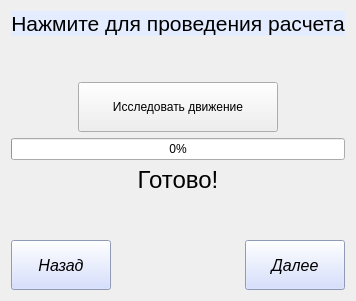
      <widget class="QWidget" name="ResearchPage">
       <layout class="QVBoxLayout" name="verticalLayout_20">
        <item>
         <widget class="QLabel" name="label_3">
          <property name="sizePolicy">
           <sizepolicy hsizetype="Preferred" vsizetype="Preferred">
            <horstretch>0</horstretch>
            <verstretch>0</verstretch>
           </sizepolicy>
          </property>
          <property name="font">
           <font>
            <pointsize>16</pointsize>
            <italic>false</italic>
           </font>
          </property>
          <property name="styleSheet">
           <string notr="true">background-color: rgb(228, 237, 255);
</string>
          </property>
          <property name="text">
           <string>Нажмите для проведения расчета</string>
          </property>
          <property name="alignment">
           <set>Qt::AlignCenter</set>
          </property>
         </widget>
        </item>
        <item>
         <spacer name="verticalSpacer_6">
          <property name="orientation">
           <enum>Qt::Vertical</enum>
          </property>
          <property name="sizeHint" stdset="0">
           <size>
            <width>20</width>
            <height>40</height>
           </size>
          </property>
         </spacer>
        </item>
        <item alignment="Qt::AlignHCenter|Qt::AlignVCenter">
         <widget class="QPushButton" name="startResearchButton">
          <property name="minimumSize">
           <size>
            <width>200</width>
            <height>50</height>
           </size>
          </property>
          <property name="maximumSize">
           <size>
            <width>200</width>
            <height>50</height>
           </size>
          </property>
          <property name="text">
           <string>Исследовать движение</string>
          </property>
         </widget>
        </item>
        <item>
         <widget class="QProgressBar" name="progressBar">
          <property name="value">
           <number>0</number>
          </property>
          <property name="invertedAppearance">
           <bool>false</bool>
          </property>
         </widget>
        </item>
        <item>
         <widget class="QLabel" name="readyLabel">
          <property name="font">
           <font>
            <pointsize>18</pointsize>
            <italic>false</italic>
           </font>
          </property>
          <property name="text">
           <string>Готово!</string>
          </property>
          <property name="alignment">
           <set>Qt::AlignCenter</set>
          </property>
         </widget>
        </item>
        <item>
         <spacer name="verticalSpacer_7">
          <property name="orientation">
           <enum>Qt::Vertical</enum>
          </property>
          <property name="sizeHint" stdset="0">
           <size>
            <width>20</width>
            <height>40</height>
           </size>
          </property>
         </spacer>
        </item>
        <item>
         <layout class="QHBoxLayout" name="horizontalLayout_4">
          <item>
           <widget class="QPushButton" name="back_button_4">
            <property name="minimumSize">
             <size>
              <width>100</width>
              <height>50</height>
             </size>
            </property>
            <property name="maximumSize">
             <size>
              <width>100</width>
              <height>50</height>
             </size>
            </property>
            <property name="font">
             <font>
              <family>Ubuntu</family>
              <pointsize>12</pointsize>
              <italic>true</italic>
             </font>
            </property>
            <property name="styleSheet">
             <string notr="true">background-color: rgb(202, 214, 255);</string>
            </property>
            <property name="text">
             <string>Назад</string>
            </property>
           </widget>
          </item>
          <item>
           <spacer name="horizontalSpacer_3">
            <property name="orientation">
             <enum>Qt::Horizontal</enum>
            </property>
            <property name="sizeHint" stdset="0">
             <size>
              <width>40</width>
              <height>20</height>
             </size>
            </property>
           </spacer>
          </item>
          <item>
           <widget class="QPushButton" name="next_button_4">
            <property name="minimumSize">
             <size>
              <width>100</width>
              <height>50</height>
             </size>
            </property>
            <property name="maximumSize">
             <size>
              <width>100</width>
              <height>50</height>
             </size>
            </property>
            <property name="font">
             <font>
              <family>Ubuntu</family>
              <pointsize>12</pointsize>
              <italic>true</italic>
             </font>
            </property>
            <property name="styleSheet">
             <string notr="true">background-color: rgb(202, 214, 255);</string>
            </property>
            <property name="text">
             <string>Далее</string>
            </property>
           </widget>
          </item>
         </layout>
        </item>
       </layout>
      </widget>
